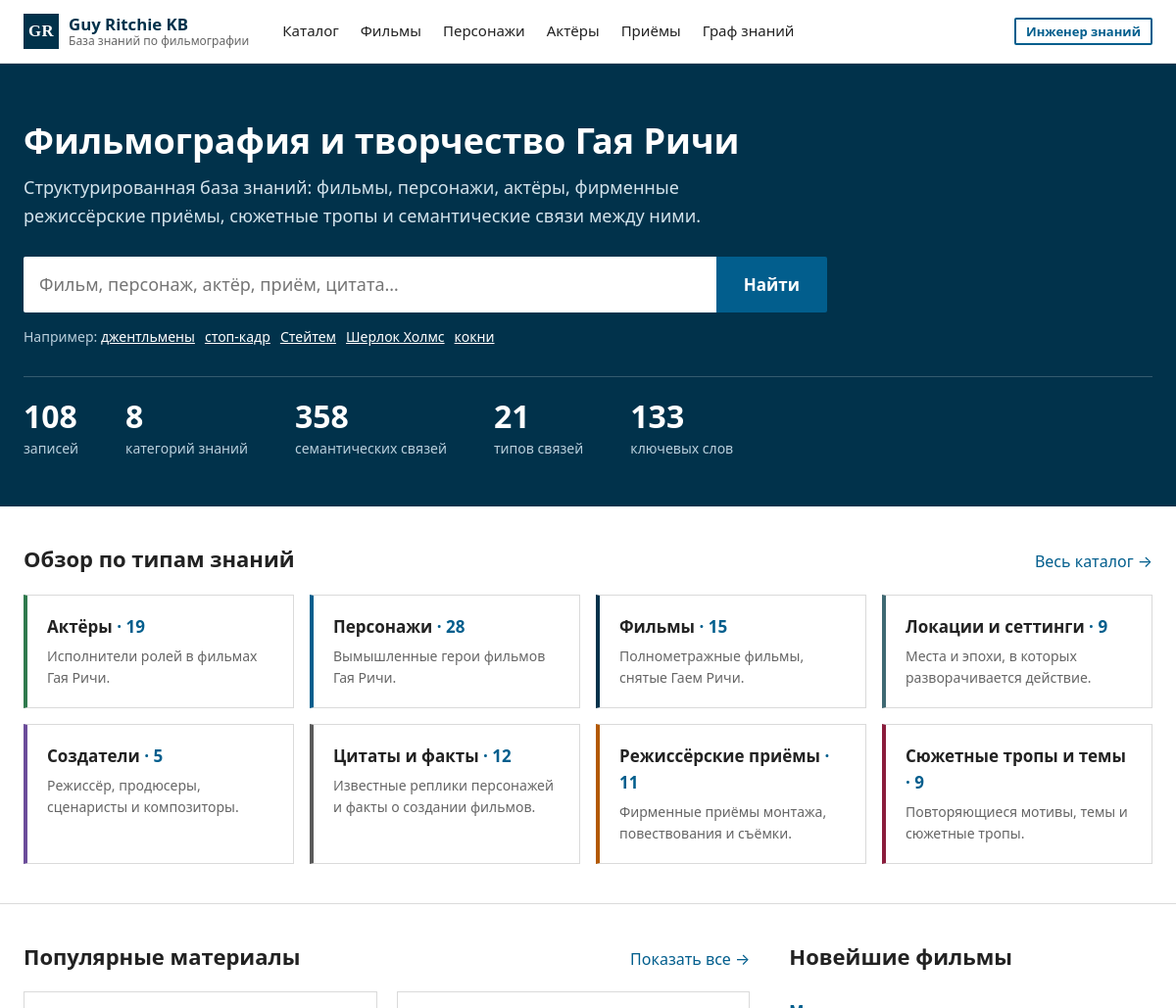
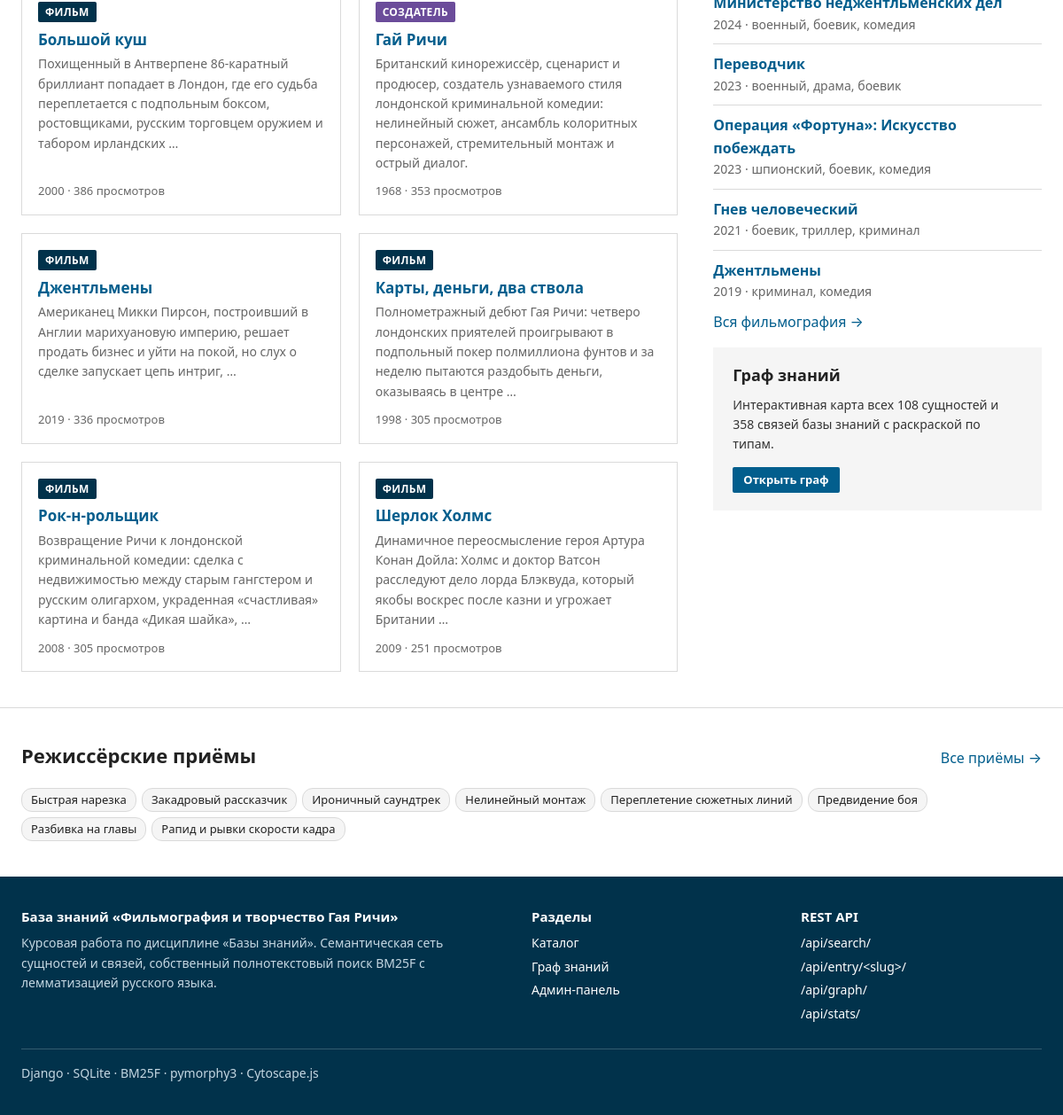
The page / on the database its author committed (2 pictures, top to bottom).
### knowledge/models.py (models this page shows, shortened)
class EntityType(models.Model):
    code = models.SlugField("Код", max_length=32, unique=True)
    name = models.CharField("Название", max_length=64)
    name_plural = models.CharField("Название (мн. ч.)", max_length=64)
    description = models.TextField("Описание класса", blank=True)
    color = models.CharField("Цвет (HEX)", max_length=7, default="#025e8d",
                             help_text="Цвет бейджа и узла на графе")
    order = models.PositiveSmallIntegerField("Порядок", default=0)
    class Meta:
        ordering = ["order", "name"]
        verbose_name = "Тип сущности"
        verbose_name_plural = "Типы сущностей"

class KnowledgeEntry(models.Model):
    title = models.CharField("Заголовок", max_length=255)
    original_title = models.CharField("Оригинальное название", max_length=255, blank=True)
    slug = models.SlugField("Slug", max_length=200, unique=True, blank=True)
    entity_type = models.ForeignKey(EntityType, on_delete=models.PROTECT,
                                    related_name="entries", verbose_name="Тип сущности")
    summary = models.TextField("Аннотация", help_text="Краткое описание (1–3 предложения)")
    content = models.TextField(
        "Содержание", blank=True,
        help_text="Структурированный текст. Секции начинаются со строки «## Заголовок секции».",
    )
    year = models.PositiveSmallIntegerField("Год", null=True, blank=True, db_index=True)
    genres = models.JSONField("Жанры", default=list, blank=True,
                              help_text='Список строк, например ["криминал", "комедия"]')
    metadata_json = models.JSONField(
        "Атрибуты", default=dict, blank=True,
        help_text='Словарь характеристик: {"Бюджет": "$22 млн", "Длительность": "113 мин"}',
    )
    tags = models.ManyToManyField(Tag, blank=True, related_name="entries", verbose_name="Теги")
    kb_id = models.CharField("Идентификатор БЗ", max_length=64, unique=True,
                             blank=True, null=True, editable=False)
    views = models.PositiveIntegerField("Просмотры", default=0, editable=False)
    is_published = models.BooleanField("Опубликовано", default=True)
    created_at = models.DateTimeField("Создано", auto_now_add=True)
    updated_at = models.DateTimeField("Обновлено", auto_now=True)
    class Meta:
        ordering = ["title"]
        verbose_name = "Запись базы знаний"
        verbose_name_plural = "Записи базы знаний"
        indexes = [models.Index(fields=["entity_type", "year"])]
    def get_absolute_url(self):
        return reverse("portal:entry", kwargs={"slug": self.slug})

### portal/views.py (the view)
# urls.py: path("", views.home, name="home"),
def home(request):
    published = KnowledgeEntry.objects.filter(is_published=True).select_related("entity_type")
    return render(request, "portal/home.html", {
        "stats": api.kb_stats(),
        "types": _types_with_counts(),
        "popular": published.order_by("-views", "title")[:6],
        "latest_films": published.filter(entity_type__code="film").order_by("-year")[:5],
        "techniques": published.filter(entity_type__code="technique").order_by("title")[:8],
        "recent": published.order_by("-updated_at", "-id")[:6],
        "examples": ["джентльмены", "стоп-кадр", "Стейтем", "Шерлок Холмс", "кокни"],
    })

### portal/api.py (called while the page is built)
def kb_stats():
    return {
        "entries": KnowledgeEntry.objects.filter(is_published=True).count(),
        "entity_types": EntityType.objects.count(),
        "relations": Relation.objects.count(),
        "relation_types": RelationType.objects.count(),
        "tags": Tag.objects.count(),
    }

### portal/templatetags/kb_extras.py (called while the page is built)
@register.simple_tag
def type_badge(entity_type, outline=False):
    cls = "badge badge-outline" if outline else "badge"
    return format_html('<span class="{}" style="--c:{}">{}</span>', cls, entity_type.color,
                       entity_type.name)

### portal/views.py (called while the page is built)
def _types_with_counts():
    return EntityType.objects.annotate(n=Count("entries", filter=Q(entries__is_published=True)))

### templates/portal/home.html (shortened to what this page needs)
{% extends "base.html" %}
{% load kb_extras %}
{% block content %}
<section class="hero">
  <div class="container">
    <h1>Фильмография и творчество Гая Ричи</h1>
    <p class="lead">Структурированная база знаний: фильмы, персонажи, актёры, фирменные режиссёрские
      приёмы, сюжетные тропы и семантические связи между ними.</p>
    <form class="hero-search" action="{% url 'portal:search' %}" method="get" role="search">
      <input id="q" type="search" name="q" autofocus
             placeholder="Фильм, персонаж, актёр, приём, цитата…"
             data-suggest="{% url 'portal:api_suggest' %}">
      <button type="submit">Найти</button>
    </form>
    <div class="hero-hints">Например:
      {% for ex in examples %}<a href="{% url 'portal:search' %}?q={{ ex|urlencode }}">{{ ex }}</a>{% endfor %}
    </div>
    <div class="stats">
      <div><div class="stat-value">{{ stats.entries }}</div><div class="stat-label">записей</div></div>
      <div><div class="stat-value">{{ stats.entity_types }}</div><div class="stat-label">категорий знаний</div></div>
      <div><div class="stat-value">{{ stats.relations }}</div><div class="stat-label">семантических связей</div></div>
      <div><div class="stat-value">{{ stats.relation_types }}</div><div class="stat-label">типов связей</div></div>
      <div><div class="stat-value">{{ stats.tags }}</div><div class="stat-label">ключевых слов</div></div>
    </div>
  </div>
</section>
<section class="section">
  <div class="container">
    <div class="section-head">
      <h2>Обзор по типам знаний</h2>
      <a href="{% url 'portal:search' %}">Весь каталог →</a>
    </div>
    <div class="type-grid">
      {% for t in types %}
      <a class="type-tile" style="--c:{{ t.color }}" href="{% url 'portal:search' %}?type={{ t.code }}">
        <strong>{{ t.name_plural }} <span class="count">· {{ t.n }}</span></strong>
        <p>{{ t.description }}</p>
      </a>
      {% endfor %}
    </div>
  </div>
</section>
<section class="section">
  <div class="container two-cols">
    <div>
      <div class="section-head">
        <h2>Популярные материалы</h2>
        <a href="{% url 'portal:search' %}">Показать все →</a>
      </div>
      <div class="cards-grid">
        {% for e in popular %}
        <article class="mini-card">
          <div>{% type_badge e.entity_type %}</div>
          <h3><a href="{{ e.get_absolute_url }}">{{ e.title }}</a></h3>
          <p>{{ e.summary|truncatewords:22 }}</p>
          <div class="meta">{% if e.year %}{{ e.year }} · {% endif %}{{ e.views }} просмотров</div>
        </article>
        {% endfor %}
      </div>
    </div>
    <aside>
      <div class="section-head"><h2>Новейшие фильмы</h2></div>
      <ul class="list-plain">
        {% for f in latest_films %}
        <li><a href="{{ f.get_absolute_url }}"><strong>{{ f.title }}</strong></a>
          <div class="small muted">{{ f.year }} · {{ f.genres|join:", " }}</div></li>
        {% endfor %}
      </ul>
      <p><a href="{% url 'portal:search' %}?type=film&sort=newest">Вся фильмография →</a></p>
      <div class="soft-box">
        <h3>Граф знаний</h3>
        <p class="small">Интерактивная карта всех {{ stats.entries }} сущностей и {{ stats.relations }} связей
          базы знаний с раскраской по типам.</p>
        <a class="btn btn-sm" href="{% url 'portal:graph' %}">Открыть граф</a>
      </div>
    </aside>
  </div>
</section>
<section class="section">
  <div class="container">
    <div class="section-head">
      <h2>Режиссёрские приёмы</h2>
      <a href="{% url 'portal:search' %}?type=technique">Все приёмы →</a>
    </div>
    <ul class="tags">
      {% for t in techniques %}<li><a class="tag" href="{{ t.get_absolute_url }}">{{ t.title }}</a></li>{% endfor %}
    </ul>
  </div>
</section>
{% endblock %}

### templates/base.html (shortened to what this page needs)
{% load static %}<!DOCTYPE html>
<html lang="ru">
<head>
  <link rel="stylesheet" href="{% static 'css/springer.css' %}">
</head>
<body class="{% block body_class %}{% endblock %}">
<header class="site-header">
  <div class="container">
    <a class="logo" href="{% url 'portal:home' %}" aria-label="На главную">
      <span class="logo-mark">GR</span>
      <span class="logo-text">Guy Ritchie KB<small>База знаний по фильмографии</small></span>
    </a>
    {% with path=request.path %}
    <nav class="main-nav" aria-label="Разделы">
      <a href="{% url 'portal:search' %}" class="{% if path == '/search/' and not request.GET.type %}active{% endif %}">Каталог</a>
      <a href="{% url 'portal:search' %}?type=film&sort=newest" class="{% if request.GET.type == 'film' %}active{% endif %}">Фильмы</a>
      <a href="{% url 'portal:search' %}?type=character" class="{% if request.GET.type == 'character' %}active{% endif %}">Персонажи</a>
      <a href="{% url 'portal:search' %}?type=actor" class="{% if request.GET.type == 'actor' %}active{% endif %}">Актёры</a>
      <a href="{% url 'portal:search' %}?type=technique" class="{% if request.GET.type == 'technique' %}active{% endif %}">Приёмы</a>
      <a href="{% url 'portal:graph' %}" class="{% if path == '/graph/' %}active{% endif %}">Граф знаний</a>
    </nav>
    {% endwith %}
    <div class="header-actions">
      <a class="btn btn-sm btn-outline" href="{% url 'admin:index' %}">Инженер знаний</a>
    </div>
  </div>
</header>
<main id="main">
{% block content %}{% endblock %}
</main>
<footer class="site-footer">
  <div class="container">
    <div class="footer-grid">
      <div>
        <h4>База знаний «Фильмография и творчество Гая Ричи»</h4>
        <p>Курсовая работа по дисциплине «Базы знаний». Семантическая сеть сущностей
          и связей, собственный полнотекстовый поиск BM25F с лемматизацией русского языка.</p>
      </div>
      <div>
        <h4>Разделы</h4>
        <ul>
          <li><a href="{% url 'portal:search' %}">Каталог</a></li>
          <li><a href="{% url 'portal:graph' %}">Граф знаний</a></li>
          <li><a href="{% url 'admin:index' %}">Админ-панель</a></li>
        </ul>
      </div>
      <div>
        <h4>REST API</h4>
        <ul>
          <li><a href="{% url 'portal:api_search' %}?q=джентльмены">/api/search/</a></li>
          <li><a href="{% url 'portal:api_entry' 'snatch' %}">/api/entry/&lt;slug&gt;/</a></li>
          <li><a href="{% url 'portal:api_graph' %}">/api/graph/</a></li>
          <li><a href="{% url 'portal:api_stats' %}">/api/stats/</a></li>
        </ul>
      </div>
    </div>
    <div class="footer-bottom">Django · SQLite · BM25F · pymorphy3 · Cytoscape.js</div>
  </div>
</footer>
</body>
</html>

### rows shown on the page
EntityType: name_plural "Актёры", n "19", description "Исполнители ролей в фильмах Гая Ричи."
EntityType: name_plural "Персонажи", n "28", description "Вымышленные герои фильмов Гая Ричи."
EntityType: name_plural "Фильмы", n "15", description "Полнометражные фильмы, снятые Гаем Ричи."
EntityType: name_plural "Локации и сеттинги", n "9", description "Места и эпохи, в которых разворачивается действие."
EntityType: name_plural "Создатели", n "5", description "Режиссёр, продюсеры, сценаристы и композиторы."
EntityType: name_plural "Цитаты и факты", n "12", description "Известные реплики персонажей и факты о создании фильмов."
EntityType: name_plural "Режиссёрские приёмы", n "11", description "Фирменные приёмы монтажа, повествования и съёмки."
EntityType: name_plural "Сюжетные тропы и темы", n "9", description "Повторяющиеся мотивы, темы и сюжетные тропы."
KnowledgeEntry: entity_type.name "ФИЛЬМ", title "Большой куш", summary "Похищенный в Антверпене 86-каратный бриллиант попадает в Лондон, где его судьба переплетается с подпольным боксом, ростовщиками, русским торговцем оружием и табором ирландских …", year "2000", views "386"
KnowledgeEntry: entity_type.name "СОЗДАТЕЛЬ", title "Гай Ричи", summary "Британский кинорежиссёр, сценарист и продюсер, создатель узнаваемого стиля лондонской криминальной комедии: нелинейный сюжет, ансамбль колоритных персонажей, стремительный монтаж и острый диалог.", year "1968", views "353"
KnowledgeEntry: entity_type.name "ФИЛЬМ", title "Джентльмены", summary "Американец Микки Пирсон, построивший в Англии марихуановую империю, решает продать бизнес и уйти на покой, но слух о сделке запускает цепь интриг, …", year "2019", views "336", genres "криминал, комедия"
KnowledgeEntry: entity_type.name "ФИЛЬМ", title "Карты, деньги, два ствола", summary "Полнометражный дебют Гая Ричи: четверо лондонских приятелей проигрывают в подпольный покер полмиллиона фунтов и за неделю пытаются раздобыть деньги, оказываясь в центре …", year "1998", views "305"
KnowledgeEntry: entity_type.name "ФИЛЬМ", title "Рок-н-рольщик", summary "Возвращение Ричи к лондонской криминальной комедии: сделка с недвижимостью между старым гангстером и русским олигархом, украденная «счастливая» картина и банда «Дикая шайка», …", year "2008", views "305"
KnowledgeEntry: entity_type.name "ФИЛЬМ", title "Шерлок Холмс", summary "Динамичное переосмысление героя Артура Конан Дойла: Холмс и доктор Ватсон расследуют дело лорда Блэквуда, который якобы воскрес после казни и угрожает Британии …", year "2009", views "251"
KnowledgeEntry: title "Министерство неджентльменских дел", year "2024", genres "военный, боевик, комедия"
KnowledgeEntry: title "Переводчик", year "2023", genres "военный, драма, боевик"
KnowledgeEntry: title "Операция «Фортуна»: Искусство побеждать", year "2023", genres "шпионский, боевик, комедия"
KnowledgeEntry: title "Гнев человеческий", year "2021", genres "боевик, триллер, криминал"
KnowledgeEntry: title "Быстрая нарезка"
KnowledgeEntry: title "Закадровый рассказчик"
KnowledgeEntry: title "Ироничный саундтрек"
KnowledgeEntry: title "Нелинейный монтаж"
KnowledgeEntry: title "Переплетение сюжетных линий"
KnowledgeEntry: title "Предвидение боя"
KnowledgeEntry: title "Разбивка на главы"
KnowledgeEntry: title "Рапид и рывки скорости кадра"

### other values the page prints
{{ ex }} "джентльмены" "стоп-кадр" "Стейтем" "Шерлок Холмс" "кокни"
{{ stats.entries }} "108"
{{ stats.entity_types }} "8"
{{ stats.relations }} "358"
{{ stats.relation_types }} "21"
{{ stats.tags }} "133"
